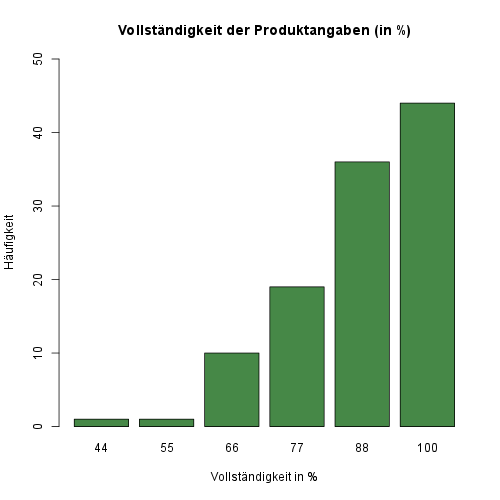

Write R code to recreate this figure.
# http://stackoverflow.com/questions/6461209/how-to-round-up-to-the-nearest-10-or-100-or-x
#library(plyr)

data  <- read.table("./integrity.dat", header=T, sep="|")
counts <- table(data$integrity)

#print(counts)
source("round.r")

#diff <- data$Quantity - data$fixed
#counts <- table(data$fixed, diff)
png(filename="./integrity.png", height=500, width=500, bg="white")
#print(max(counts))
#print(ceiling(max(counts)))
#print(round_any(max(counts), 10, f = ceiling))
barpos <- barplot(counts, ylim=c(0,round_up(max(counts))), main="Vollständigkeit der Produktangaben (in %)", col=c("#468847"))
#print(barpos)
#text(barpos, counts, labels=counts)
title(xlab="Vollständigkeit in %")
title(ylab="Häufigkeit")
